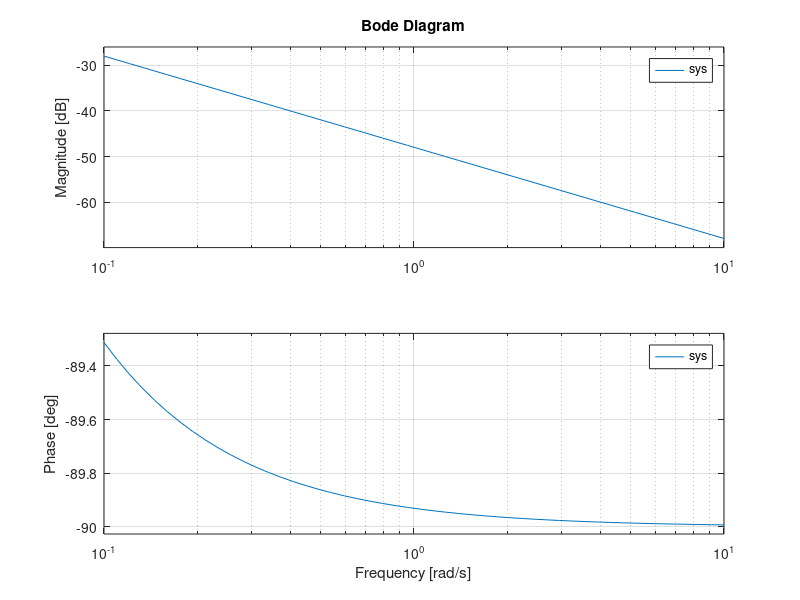

The MATLAB script that drew this image:
a1 = -0.0012;
h0 = 37.5;
a2 = 0.0040;
f0 = 32.06;

s = tf('s');
sys = a2/(s-a1);

w=logspace(-1,1);
bode(sys,w)
[mag, phase, w] = bode(sys,w);
[Mp, k] = max(mag);
pico_resonante = 20*log10(Mp)
frecuencia_resonante = w(k)
n=1;
while 20*log(mag(n))>=-3;n=n+1;
end
ancho_banda = w(n)